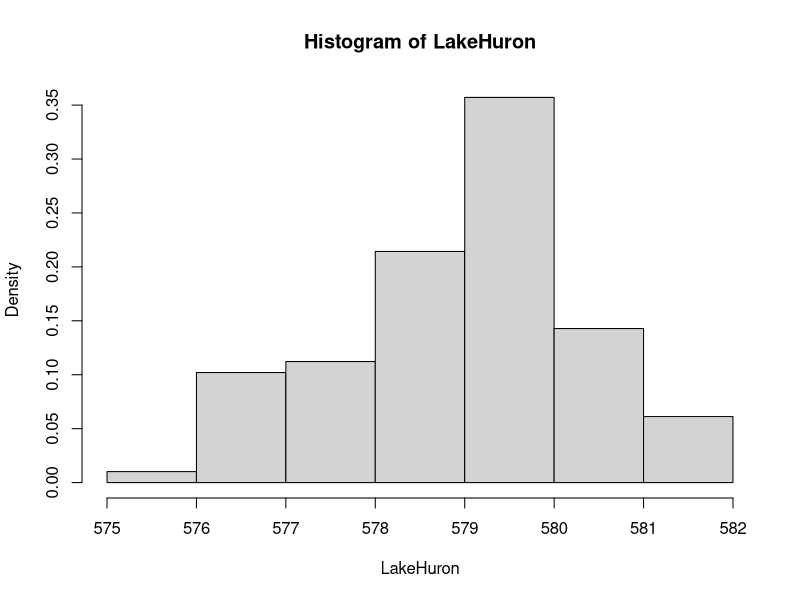
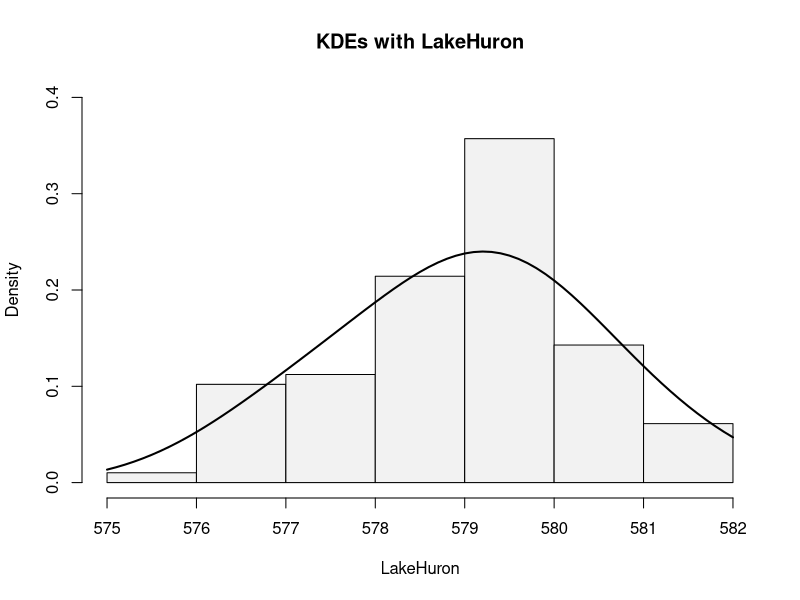
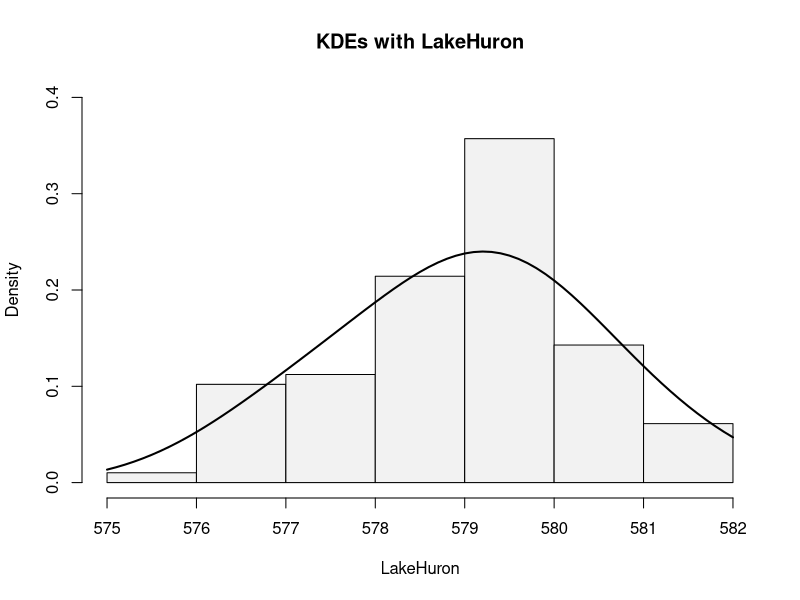
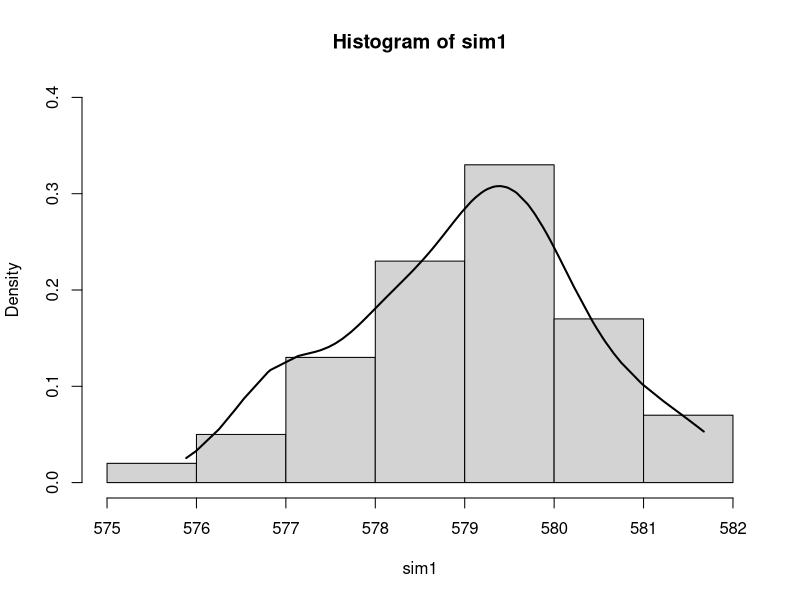

The R source for these figures, in order:
data(LakeHuron)

?hist
hist(LakeHuron, freq = FALSE) # default value of NULL means that no shading lines are drawn


my.kernel<-function(u){
  #u<- 0.5*ifelse(abs(u)<=1, 1,0)
  u<- dnorm(u)
  #u<- 3/4*(1-u^2)*ifelse(abs(u)<=1,1,0)
}

est.density<- function(data, xgrid=data, h=1, kernel="gauss"){
  my.kernel<- switch(kernel, 
                     "gauss"= function(x){dnorm(x)},
                     "epa"=function(x){x<- 3/4*(1-x^2)*ifelse(abs(x)<=1,1,0)},
                     "uni"=function(x){x<- 1/2*ifelse(abs(x)<=1,1,0)}   
  )
  data<-na.omit(data)
  n<-length(data)
  g<-length(xgrid)
  est<-rep(0, g)
  denom<- n*h
  for (j in 1:g){
    num<- sum(my.kernel((data-xgrid[j])/h))
    est[j]<- num/denom
  }  
  return(est)
}

x<- seq(575,582, by=0.1)
hist(LakeHuron, freq=FALSE, ylim=c(0,0.4), main="KDEs with LakeHuron",  col="grey95")
lines(x,est.density(LakeHuron, x, h=1, "gauss"), col=1, lwd=2)
# lines(x,est.density(LakeHuron, x, h=1, "gauss"), col=2, lwd=2)
# lines(x,est.density(LakeHuron, x, h=2, "gauss"), col=3, lwd=2)
# lines(x,est.density(LakeHuron, x, h=3, "gauss"), col=4, lwd=2)
# legend(-3, 0.1, c("h=0.5","h=1", "h=2", "h=3"), lty=c(1,1,1,1), lwd=c(2,2,2,2), col=c(1,2,3,4))

h.sil<- function(data){
  data<-na.omit(data)
  n<-length(data)
  sigma<-min(sd(data), IQR(data)/1.34)
  hopt<- 0.9*sigma*n^(-1/5)
  return(hopt)
}

h.sil(LakeHuron) # 0.4671343

dens <- density(LakeHuron)
dens$bw

my.kernel<-function(u){
  #u<- 0.5*ifelse(abs(u)<=1, 1,0)
  u<- dnorm(u)
  #u<- 3/4*(1-u^2)*ifelse(abs(u)<=1,1,0)
}

est.density.new<- function(data, xgrid=data, h=1, kernel="gauss"){
  my.kernel<- switch(kernel, 
                     "gauss"= function(x){dnorm(x)},
                     "epa"=function(x){x<- 3/4*(1-x^2)*ifelse(abs(x)<=1,1,0)},
                     "uni"=function(x){x<- 1/2*ifelse(abs(x)<=1,1,0)}   
  )
  data<-na.omit(data)
  n<-length(data)
  g<-length(xgrid)
  est<-rep(0, g)
  denom<- n*h
  for (j in 1:g){
    num<- sum(my.kernel((data-xgrid[j])/h))
    est[j]<- num/denom
  }  
  return(as.data.frame(cbind(xgrid, est)))
}

hist(LakeHuron, freq=FALSE, ylim=c(0,0.4), main="KDEs with LakeHuron",  col="grey95")
lines(est.density.new(LakeHuron, xgrid = x), col=1, lwd=2)


kde.reject<- function(kde, n){
  
  x.min <- min(kde$xgrid)
  x.max <- max(kde$xgrid)
  y.max <- max(kde$est)        # Highest KDE value
  
  samples<-rep(0, n)    # empty vector into which to place the drawn samples
  count   <- 0            # Counter for accepted samples
  
  while (count < n) {
    
    x.sim <- runif(1,x.min, x.max)
    
    y.sim <- runif(1,0, y.max)
    
    y.dens <- approx(kde$xgrid, kde$est, xout = x.sim)$y
    
    # Accept the sample if it falls below the KDE curve
    if (y.sim < y.dens) {
      count <- count + 1
      samples[count] <- x.sim
    }
  }
  
  return(samples)
}

?runif
lake.dens <- est.density.new(LakeHuron, xgrid = x, h = h.sil(LakeHuron), "gauss")
sim1 <- kde.reject(lake.dens, 100)
sim1

sort(sim1)

hist(sim1, freq=FALSE, ylim=c(0,0.4))
lines(est.density.new(LakeHuron, xgrid = sort(sim1), h = h.sil(LakeHuron)), col=1, lwd=2)



